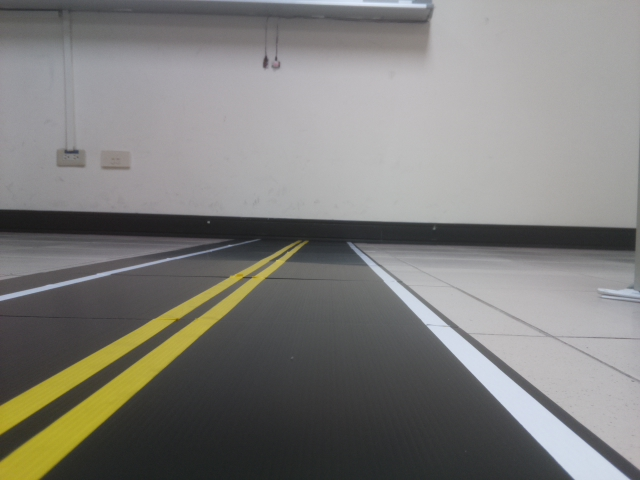
#> input picture Photos/test11.jpg, 640 x 480 px; its folder holds only this picture in this run
$ python -i rawImage.py   (imports and definitions only)
#> lines starting #> are read from the running program, lines starting #| are printed output that depends on the picture; after the words box and inside, x2 and y2 are one past the last pixel; in counts of white or black regions, pixels touching at a corner belong together
#> further down, picture is the input picture: shape (480, 640, 3); mean B, G, R 123.4, 126.5, 127.4
import cv2
import numpy as np
import vars

class rawImage:
    """
    image processing functions
    """
    # 3x3 kernel
    _kernel = np.ones((3,3), np.uint8)
    _vote = 200

    def __init__(self, img):
        self._row, self._column = img.shape[0], img.shape[1]
#> self._row = 480; self._column = 640
        self._img = np.copy(img)

    # returns the course deviation in pixel count
    def findDeviation(self):

        row, column = self._row/2, self._column
#> row = 240; column = 640
        # using only the lower half of the image
        img = np.copy(self._img[int(self._row/2):int(self._row), :])
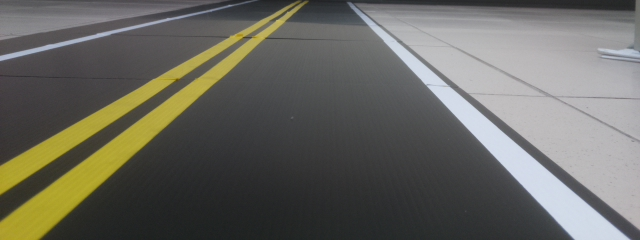
#> img: shape (240, 640, 3); mean B, G, R 96.1, 103.7, 104.3
        #cv2.imwrite("../result/half.jpg", img)

        # yellow color mark (B < 140, G > 100, R > 100)
        y_cm = np.logical_and(np.logical_and(img[:,:,0] < 140, img[:,:,1] > 100), img[:,:,2] > 100).astype(np.uint8)
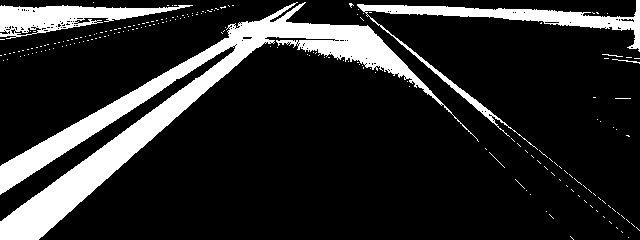
#> y_cm: shape (240, 640); values 0 (black) and 1 (white), 16% white; 197 white regions (192 under 20 px), largest, box (x1, y1, x2, y2) and area: (0, 2, 479, 240) 17403, (357, 0, 640, 150) 3813, (0, 5, 193, 39) 2877, (612, 59, 640, 64) 35, (602, 54, 623, 57) 23
        # close then open
        y_cm = cv2.morphologyEx(cv2.morphologyEx(y_cm, cv2.MORPH_CLOSE, self._kernel), cv2.MORPH_OPEN, self._kernel)
#> y_cm: shape (240, 640); values 0 (black) and 1 (white), 16.1% white; 6 white regions (2 under 20 px), largest, box (x1, y1, x2, y2) and area: (0, 3, 435, 240) 17769, (358, 0, 640, 51) 3244, (0, 5, 185, 40) 3174, (419, 57, 498, 123) 526
        # dilate
        y_cm = cv2.dilate(y_cm, self._kernel, iterations = 1)
#> y_cm: shape (240, 640); values 0 (black) and 1 (white), 18.5% white; 6 white regions, box (x1, y1, x2, y2) and area: (0, 2, 436, 240) 19966, (357, 0, 640, 52) 3916, (0, 4, 186, 41) 3615, (418, 56, 499, 124) 820, (633, 57, 638, 64) 35, (412, 51, 417, 56) 25
        #cv2.imwrite("../result/y_mark.jpg", y_cm*255)

        # white color mark (B > 150, G > 150, R > 150)
        w_cm = np.logical_and(np.logical_and(img[:,:,0] > 150, img[:,:,1] > 150), img[:,:,2] > 150).astype(np.uint8)
#> w_cm: shape (240, 640); values 0 (black) and 1 (white), 22% white; 4 white regions (1 under 20 px), largest, box (x1, y1, x2, y2) and area: (370, 14, 640, 229) 26178, (360, 14, 630, 240) 7066, (0, 16, 185, 61) 586
        # close then open
        w_cm = cv2.morphologyEx(cv2.morphologyEx(w_cm, cv2.MORPH_CLOSE, self._kernel), cv2.MORPH_OPEN, self._kernel)
#> w_cm: shape (240, 640); values 0 (black) and 1 (white), 22.3% white; 5 white regions (3 under 20 px), largest, box (x1, y1, x2, y2) and area: (361, 14, 640, 240) 33811, (0, 31, 112, 60) 433
        # dilate
        w_cm = cv2.dilate(w_cm, self._kernel, iterations = 1)
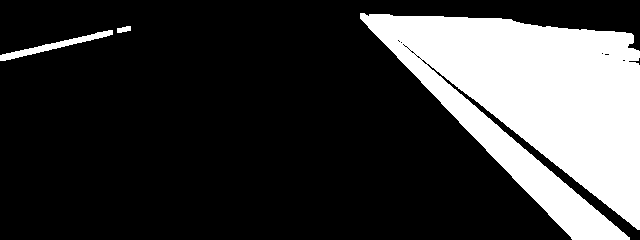
#> w_cm: shape (240, 640); values 0 (black) and 1 (white), 23.6% white; 3 white regions, box (x1, y1, x2, y2) and area: (360, 13, 640, 240) 35518, (0, 30, 113, 61) 713, (117, 26, 131, 33) 71
        #cv2.imwrite("../result/w_mark.jpg", w_cm*255)

        # gray scale canny edge detection
        gray = cv2.cvtColor(img,cv2.COLOR_BGR2GRAY)
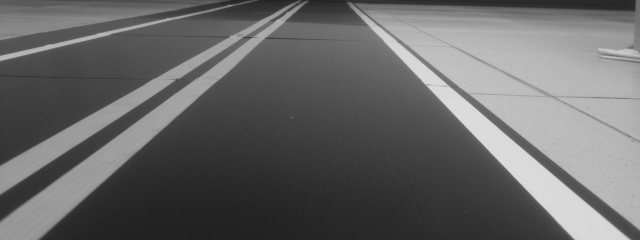
#> gray: shape (240, 640); min 30, max 221, mean 103
        blur = cv2.GaussianBlur(gray, (5, 5), 0)
        edges = cv2.Canny(blur,50,150,apertureSize = 3)
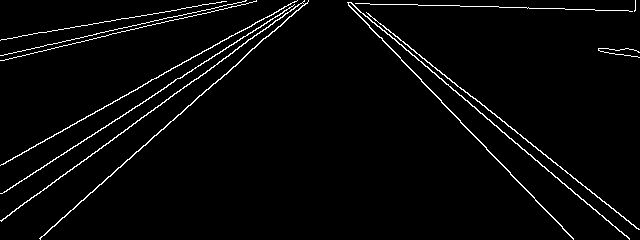
#> edges: shape (240, 640); 2.9% white in thin lines or dots

        #cv2.imwrite("../result/canny.jpg", edges)

        # intersection of canny and road markings
        y_inter = (edges * y_cm > 0).astype(np.uint8)
#> y_inter: shape (240, 640); values 0 (black) and 1 (white), 1.7% white in thin lines or dots
        w_inter = (edges * w_cm > 0).astype(np.uint8)
#> w_inter: shape (240, 640); values 0 (black) and 1 (white), 1.1% white in thin lines or dots
        y_inter = cv2.dilate(y_inter, self._kernel, iterations = 1)
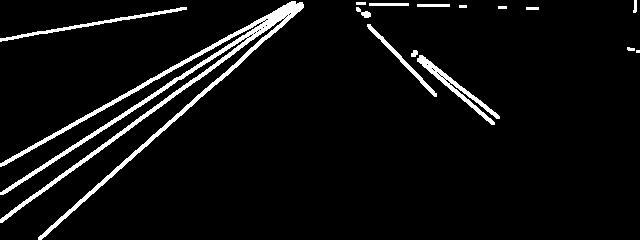
#> y_inter: shape (240, 640); values 0 (black) and 1 (white), 5.4% white; 15 white regions (1 under 20 px), largest, box (x1, y1, x2, y2) and area: (0, 1, 304, 240) 5818, (417, 55, 500, 125) 846, (0, 7, 187, 42) 623
        w_inter = cv2.dilate(w_inter, self._kernel, iterations = 1)
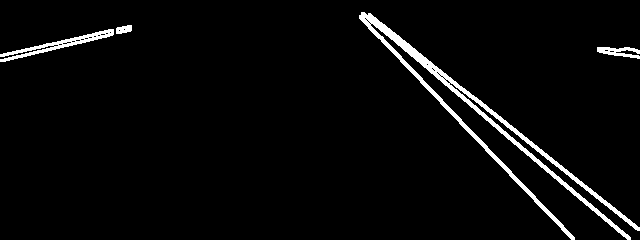
#> w_inter: shape (240, 640); values 0 (black) and 1 (white), 3.5% white; 4 white regions, box (x1, y1, x2, y2) and area: (359, 12, 640, 240) 4196, (0, 29, 114, 62) 789, (597, 47, 640, 59) 285, (116, 25, 132, 34) 108
        #cv2.imwrite("../result/y_inter.jpg", y_inter*255)
        #cv2.imwrite("../result/w_inter.jpg", w_inter*255)

        # Hough line detection
        y_lines = cv2.HoughLines(y_inter, 1, np.pi/180, self._vote)
#> y_lines = [[178, 0.942], [162, 0.995], [205, 0.838], [144, 1.06]]
        w_lines = cv2.HoughLines(w_inter, 1, np.pi/180, self._vote)
#> w_lines = [[-213, 2.23], [-223, 2.27], [-231, 2.29], [-247, 2.37], [-254, 2.39], [-240, 2.36], [-238, 2.36], [-205, 2.22], [-238, 2.3]]

        # find the rightmost yellow line
        y_rho, y_theta, y_offset = 0, 0, -float("inf")

        if y_lines is None:
            #print("can't find yellow lines")
            return 0, -1, -1

        for rho, theta in y_lines[:, 0]:
            # ignore horizontal lines
            # only shows lines that are in 80-degree difference to vertical line
            if theta < 80*np.pi/180 or (np.pi - theta) < 80*np.pi/180:
                offset = int(np.cos(theta)*rho-np.tan(theta)*(row-np.sin(theta)*rho))
                if offset > y_offset:
                    y_rho, y_theta, y_offset = rho, theta, offset
#> this loop made 4 passes
#> (rho, theta, offset, y_rho, y_theta, y_offset) on passes 1, 3: (178, 0.942, -27, 178, 0.942, -27), (205, 0.838, 39, 205, 0.838, 39)
#> (rho, theta, offset) on passes 2, 4: (162, 0.995, -72), (144, 1.06, -135)
#> after the loop, y_offset = 39; y_rho = 205; y_theta = 0.838

        if y_offset == -float("inf"):
            #print("y_offset is too small")
            return 0, 0, -1

        # find the leftmost white line
        w_rho, w_theta, w_offset = 0, 0, float("inf")

        if w_lines is None:
            #print("can't find white lines")
            return y_offset, 1, -1

        for rho, theta in w_lines[:, 0]:
            # ignore horizontal lines
            # only shows lines that are in 80-degree difference to vertical line
            if theta < 80*np.pi/180 or (np.pi - theta) < 80*np.pi/180:
                offset = int(np.cos(theta)*rho-np.tan(theta)*(row-np.sin(theta)*rho))
                if offset > y_offset and offset < w_offset:
                    w_rho, w_theta, w_offset = rho, theta, offset
#> this loop made 9 passes
#> (rho, theta, offset, w_rho, w_theta, w_offset) on passes 1 to 5: (-213, 2.23, 653, -213, 2.23, 653), (-223, 2.27, 632, -223, 2.27, 632), (-231, 2.29, 628, -231, 2.29, 628), (-247, 2.37, 575, -247, 2.37, 575), (-254, 2.39, 571, -254, 2.39, 571)
#> (rho, theta, offset) on passes 6 to 9: (-240, 2.36, 579), (-238, 2.36, 576), (-205, 2.22, 659), (-238, 2.3, 622)
#> after the loop, w_offset = 571; w_rho = -254; w_theta = 2.39

        if w_offset == float("inf"):
            #print("w_offset is too big")
            return y_offset, 1, 0

        """
        # draw line
        a = np.cos(y_theta)
        b = np.sin(y_theta)
        x0 = a * y_rho
        y0 = b * y_rho
        x1 = int(x0 + 1200*(-b))
        y1 = int(y0 + 1200*(a))
        x2 = int(x0 - 1200*(-b))
        y2 = int(y0 - 1200*(a))

        cv2.line(img,(x1,y1),(x2,y2),(0,255,255),2)

        # draw line
        a = np.cos(w_theta)
        b = np.sin(w_theta)
        x0 = a * w_rho
        y0 = b * w_rho
        x1 = int(x0 + 1200*(-b))
        y1 = int(y0 + 1200*(a))
        x2 = int(x0 - 1200*(-b))
        y2 = int(y0 - 1200*(a))

        cv2.line(img,(x1,y1),(x2,y2),(255,255,255),2)

        # draw two offset dots
        if y_offset >= 0:
            cv2.circle(img,(int(y_offset),int(self._row)),7,(0,255,255),5)
        if w_offset < self._column:
            cv2.circle(img,(int(w_offset),int(self._row)),7,(255,255,255),5)

        cv2.imwrite("road_lines.jpg",self._img)

        print("y_offset = {}, w_offset = {}".format(y_offset, w_offset))
        """
        error = 0
        middle = column/2 + error
#> middle = 320
        deviation = middle - int((w_offset + y_offset)/2)
#> deviation = 15
        """
        print("middle = {}".format(middle))
        print("deviation = {}".format(deviation))

        if deviation > 0:
            print("should go left {} pixels".format(deviation))
        elif deviation < 0:
            print("should go right {} pixels".format(-deviation))
        else:
            print("should go straight")
        """
        #print("deviation = {}".format(deviation))
        return deviation, 1, 1

>>> import cv2
>>> picture = cv2.imread('../Photos/test11.jpg')
>>> result = rawImage(picture).findDeviation()
#> result = (15, 1, 1)
